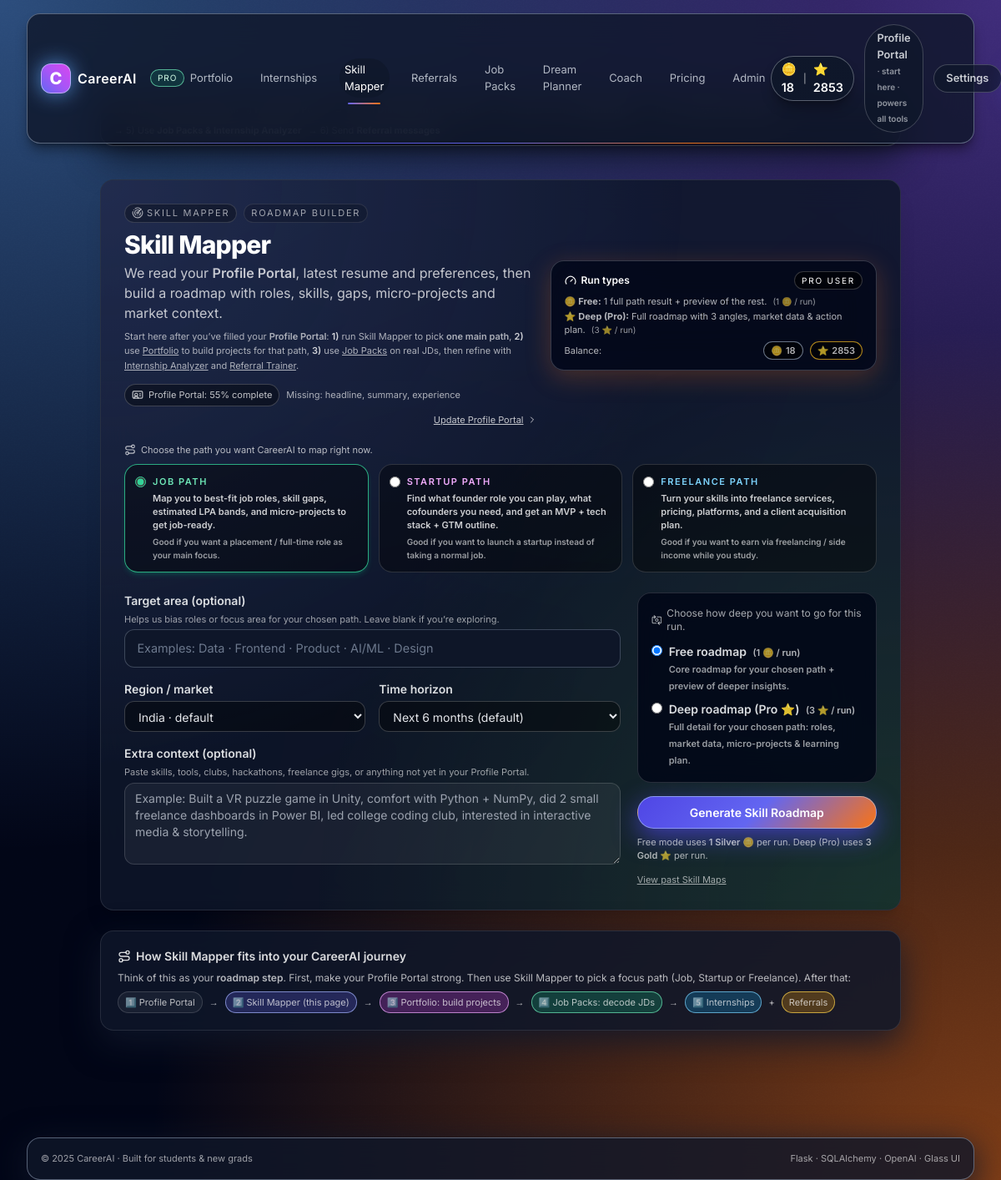
The app's page /skillmapper/ (signed in), older data.
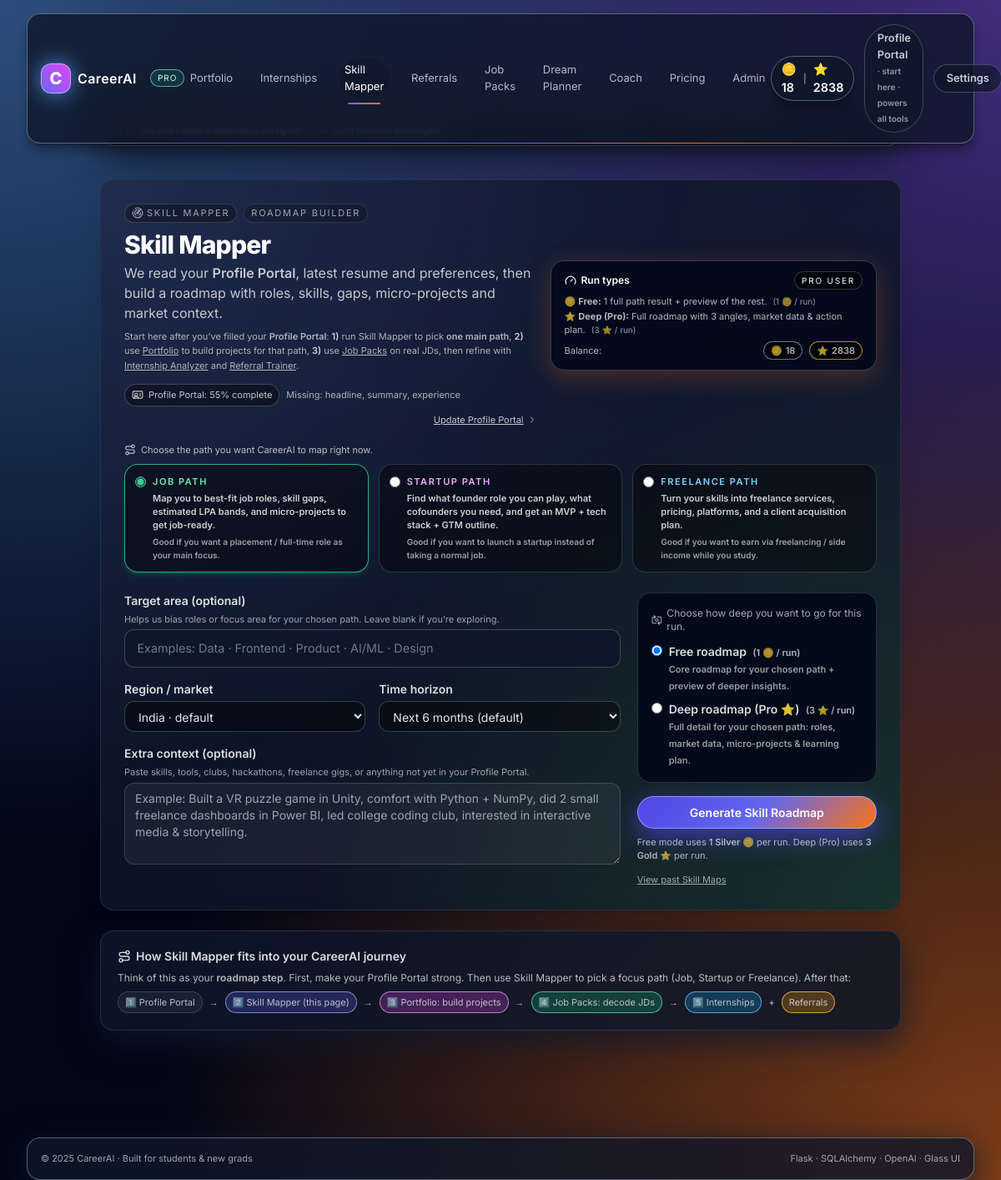
The same page, newer data.
### models.py (models this page shows, shortened)
class User(UserMixin, db.Model):
    __tablename__ = "user"
    id = db.Column(db.Integer, primary_key=True)
    name = db.Column(db.String(120), nullable=False)
    email = db.Column(db.String(255), unique=True, nullable=False, index=True)
    password_hash = db.Column(db.String(255), nullable=False)
    verified = db.Column(db.Boolean, default=False, nullable=False)
    email_verified = db.Column(db.Boolean, default=False, nullable=False)
    timezone = db.Column(db.String(64), nullable=True)
    role = db.Column(db.String(32), default="student", nullable=False)
    subscription_status = db.Column(
        db.String(32), default="free", nullable=False
    )  # "free" | "pro" | "canceled" | etc.
    stripe_customer_id = db.Column(db.String(120), index=True, nullable=True)
    stripe_subscription_id = db.Column(db.String(120), index=True, nullable=True)
    pro_since = db.Column(db.DateTime, nullable=True)
    pro_cancel_at = db.Column(db.DateTime, nullable=True)
    coins_free = db.Column(db.Integer, default=10, nullable=False)  # Silver 🪙
    coins_pro = db.Column(db.Integer, default=0, nullable=False)  # Gold ⭐
    current_streak = db.Column(db.Integer, default=0, nullable=False)
    longest_streak = db.Column(db.Integer, default=0, nullable=False)
    last_daily_task_date = db.Column(db.Date, nullable=True)
    streak_freezes_remaining = db.Column(db.Integer, default=1, nullable=False)
    last_freeze_reset_date = db.Column(db.Date, nullable=True)
    ready_score = db.Column(db.Integer, default=0, nullable=False)
    weekly_milestones_completed = db.Column(db.Integer, default=0, nullable=False)
    university_id = db.Column(
        db.Integer,
        db.ForeignKey("university.id", ondelete="SET NULL"),
        nullable=True,
        index=True,
    )
    created_at = db.Column(db.DateTime, default=datetime.utcnow, nullable=False)
    @property
    def is_pro(self) -> bool:
        return (self.subscription_status or "free").lower() == "pro"
    @property
    def is_super_admin(self) -> bool:
        return (self.role or "student") in ("super_admin", "ultra_admin")
    @property
    def is_admin(self) -> bool:
        return self.is_super_admin or self.is_university_admin

### modules/skillmapper/routes.py (the view, shortened to what this page needs)
@bp.route("/", methods=["GET", "POST"], endpoint="index")
@login_required
def index():
    is_pro_user = _current_is_pro_user()
    mode = (request.form.get("mode") or request.args.get("mode") or "free").lower()
    if mode not in ("free", "pro"):
        mode = "free"
    pro_mode = mode == "pro"
    path_type = _normalize_path_type(
        request.form.get("path_type") or request.args.get("path_type")
    )
    skillmap = None
    used_live_ai = False
    snapshot = None
    profile_snapshot = load_profile_snapshot(current_user)
    return render_template(
        "skillmapper/index.html",
        mode=mode,
        is_pro_user=is_pro_user,
        profile_snapshot=profile_snapshot,
        path_type=path_type,
        CAREER_AI_VERSION=CAREER_AI_VERSION,
    )

### app.py (called while the page is built)
def free_coins():
    if getattr(current_user, "is_authenticated", False):
        try:
            return getattr(current_user, "coins_free", 0) or 0
        except Exception:
            try:
                db.session.rollback()
            except Exception:
                pass
            return 0
    return 0

def pro_coins():
    if getattr(current_user, "is_authenticated", False):
        try:
            return getattr(current_user, "coins_pro", 0) or 0
        except Exception:
            try:
                db.session.rollback()
            except Exception:
                pass
            return 0
    return 0

### modules/auth/routes.py (called while the page is built)
@login_manager.user_loader
def load_user(user_id):
    try:
        return User.query.get(int(user_id))
    except Exception:
        return None

### modules/common/profile_loader.py (called while the page is built)
def get_profile_resume_text(user) -> str:
    try:
        asset = (
            ResumeAsset.query.filter(ResumeAsset.user_id == user.id)
            .order_by(ResumeAsset.created_at.desc())
            .first()
        )
        if asset and asset.text:
            return asset.text[:MAX_TEXT]
    except Exception:
        pass
    profile = getattr(user, "profile", None)
    return _profile_to_resume_text(profile)

### templates/skillmapper/index.html (shortened to what the changed rows need)
{% extends "base.html" %}
{% block content %}
{% set active_path = path_type or 'job' %}
<section class="mx-auto max-w-5xl px-4 sm:px-6 lg:px-8 pt-10 pb-16 space-y-6">
  <div class="glass-card rounded-2xl p-6 sm:p-7 shadow-xl border border-white/10 relative overflow-hidden">
    <div class="relative flex flex-col sm:flex-row sm:items-center sm:justify-between gap-4">
      <div>
        <h1 class="text-2xl sm:text-3xl font-extrabold tracking-tight">
          Skill Mapper
        </h1>
      </div>
      <div class="self-start sm:self-auto">
        <div class="rounded-2xl px-4 py-3 bg-slate-950/75 border border-white/20 shadow-glow text-xs space-y-1.5 backdrop-blur-xl">
          <div class="mt-2 text-[11px] text-white/70 flex items-center justify-between gap-2">
            <div class="flex items-center gap-2">
              <span class="inline-flex items-center gap-1 px-2 py-0.5 rounded-full bg-black/60 border border-amber-400/70">
                <span>⭐</span>
                <span class="font-semibold">{{ user_pro|default(0) }}</span>
              </span>
            </div>
          </div>
        </div>
      </div>
    </div>
  </div>
</section>
{% endblock %}

### templates/base.html (shortened to what the changed rows need)
{% set FREE = user_free|default(0, true) %}
{% set PRO = user_pro|default(0, true) %}
<!doctype html>
<html lang="en" class="h-full">
<head>
  <script src="https://cdn.tailwindcss.com"></script>
  <link rel="stylesheet" href="{{ url_for('static', filename='css/glass.css') }}"/>
</head>
<body class="h-full text-white" style="font-family: Inter, ui-sans-serif, system-ui;">
  <header class="fixed top-0 inset-x-0 z-[99999] pointer-events-auto isolate">
    <div class="mx-auto max-w-7xl px-4 sm:px-6 lg:px-8 pt-4 pb-2">
      <div class="relative glass-bar rounded-2xl px-4 py-3 flex items-center justify-between shadow-lg shadow-black/40">
        <div class="flex items-center gap-3">
          <div class="coins-pill items-center gap-2 rounded-full border border-slate-200/35 bg-slate-900/70 px-3 py-1 text-[11px] shadow-lg shadow-black/30">
            <span class="coins-chip">🪙 {{ FREE }}</span>
            <span class="coins-sep">|</span>
            <span class="coins-chip">⭐ {{ PRO }}</span>
          </div>
        </div>
      </div>
    </div>
  </header>
  <div class="pt-24">
    {% set _is_verified = (
         current_user.is_authenticated
         and (
           (current_user.email_verified|default(false))
           or
           (current_user.verified|default(false))
         )
       )
    %}
    <main class="relative z-0">
      {% block content %}{% endblock %}
    </main>
  </div>
</body>
</html>

Row changes from the older to the newer data that the page shows:
changed User: coins_pro "2853" → "2838"
